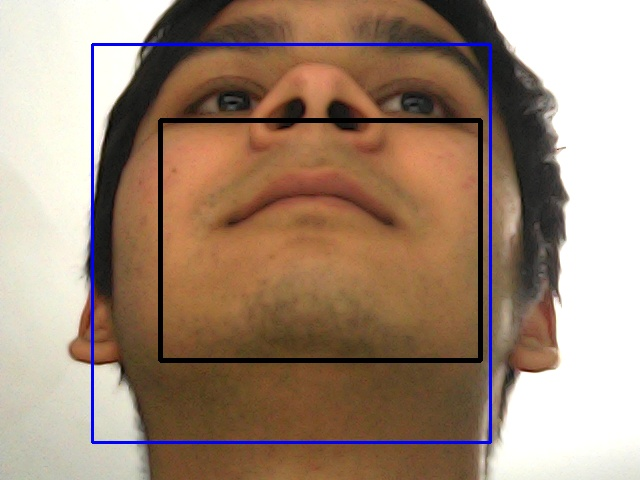
#> input picture dataset/vanshfpatel@gmacl.com/2.jpg, 640 x 480 px, found by its file name
$ python test.py
#> lines starting #> are read from the running program, lines starting #| are printed output that depends on the picture; after the words box and inside, x2 and y2 are one past the last pixel; in counts of white or black regions, pixels touching at a corner belong together
import cv2

# [14 lines of commented-out code are left out]
frame2 = cv2.imread('/home/vantstein/Desktop/screenon-off-dual-cam/dataset/ss/2.jpg')
#> frame2 is the input picture: shape (480, 640, 3); mean B, G, R 118.3, 136.7, 160.5

lower_cascade = cv2.CascadeClassifier('cascade8.xml')
gray2 = cv2.cvtColor(frame2, cv2.COLOR_RGB2GRAY)
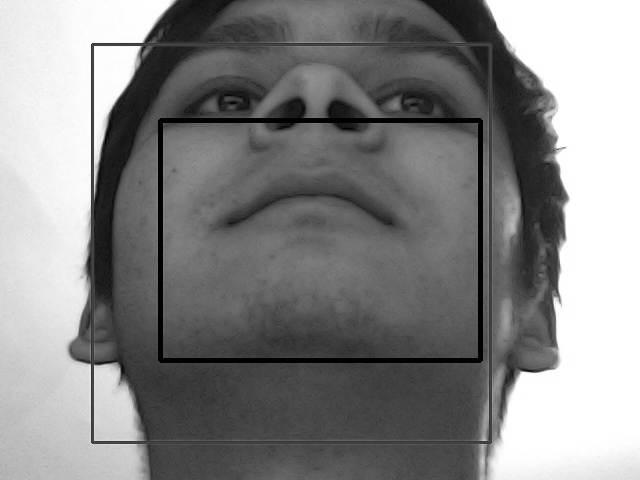
#> gray2: shape (480, 640); min 0, max 255, mean 133.9
cv2.imshow('frame',frame2)
faces2 = lower_cascade.detectMultiScale(
    frame2,
    scaleFactor=1.3,
    minNeighbors=5,
    minSize=(40, 40),
    flags=cv2.CASCADE_SCALE_IMAGE,
    )
#> faces2 = [[101, 30, 414, 414]]
for (x,y,w,h) in faces2:
    cv2.rectangle(frame2,(x,y),(x+w,y+h),(255,0,0),2)
    roi_gray = gray2[y:y+h, x:x+w]
    roi_color = frame2[y:y+h, x:x+w]
#> this loop made 1 pass
#> pass 1, `roi_gray = gray2[y:y+h, x:x+w]`:
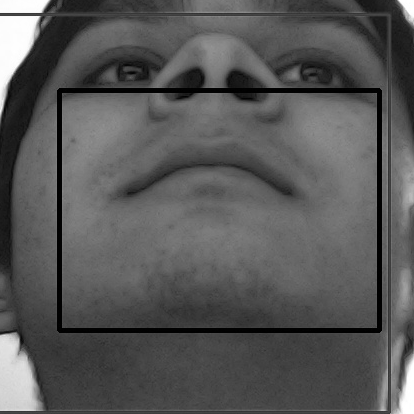
#> roi_gray: shape (414, 414); min 0, max 255, mean 87.7
#> pass 1, `roi_color = frame2[y:y+h, x:x+w]`:
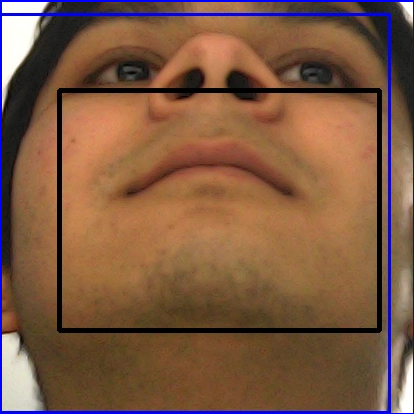
#> roi_color: shape (414, 414, 3); mean B, G, R 67.8, 89.7, 125.8
#> after the loop:
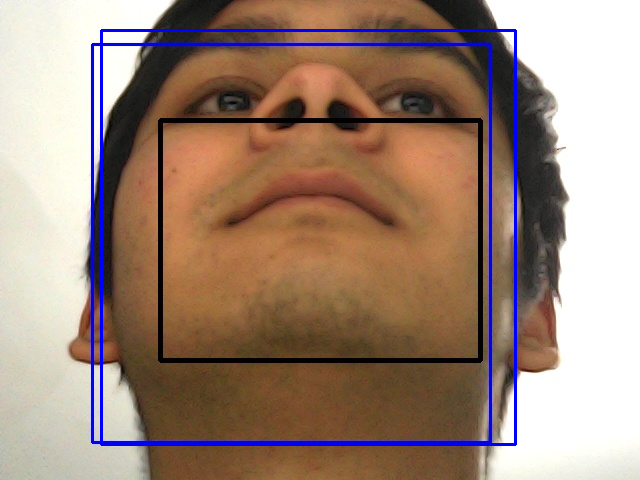
#> frame2: shape (480, 640, 3); 1.62% of pixels changed, all inside (x1, y1, x2, y2) = (100, 29, 517, 446)
cv2.imshow('frame2',frame2)
cv2.waitKey()
